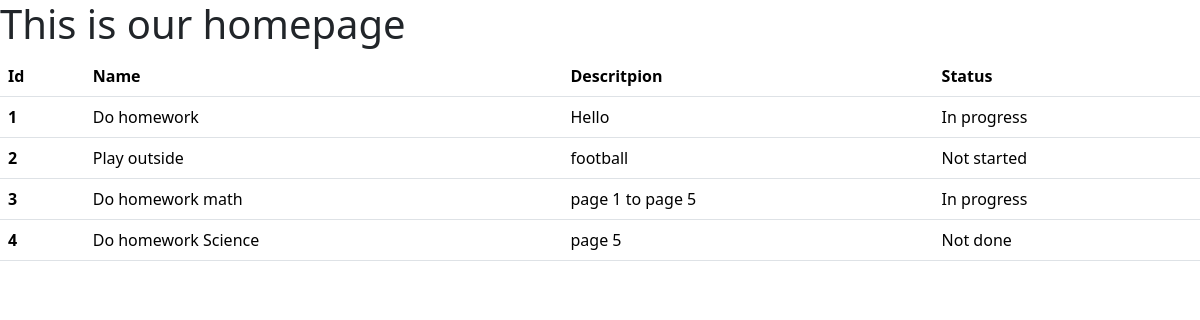
The page / on the database its author committed.
### base/models.py (models this page shows)
class Todo(models.Model):
    name = models.CharField(max_length=100)
    description = models.TextField()
    status = models.CharField(max_length=50)

### base/views.py (the view)
# urls.py: 2. Add a URL to urlpatterns:  path('', views.home, name='home')
def home(request):
    todo_objs = Todo.objects.all()
    data = {'todos':todo_objs}
    return render(request,'index.html',context=data)

### templates/index.html (shortened to what this page needs)
<!DOCTYPE html>
<html lang="en">
<head>
    <link href="https://cdn.jsdelivr.net/npm/bootstrap@5.3.3/dist/css/bootstrap.min.css" rel="stylesheet">
</head>
<body>
    <h1>This is our homepage</h1>
    <table class="table">
        <thead>
          <tr>
            <th scope="col">Id</th>
            <th scope="col">Name</th>
            <th scope="col">Descritpion</th>
            <th scope="col">Status</th>
          </tr>
        </thead>
        <tbody>
            {% for i in todos %}
                <tr>
                    <th scope="row">{{i.id}}</th>
                    <td>{{i.name}}</td>
                    <td>{{i.description}}</td>
                    <td>{{i.status}}</td>
                </tr>
            {% endfor %}
        </tbody>
    </table>
</body>
</html>

### rows shown on the page
Todo: id "1", name "Do homework", description "Hello", status "In progress"
Todo: id "2", name "Play outside", description "football", status "Not started"
Todo: id "3", name "Do homework math", description "page 1 to page 5", status "In progress"
Todo: id "4", name "Do homework Science", description "page 5", status "Not done"
